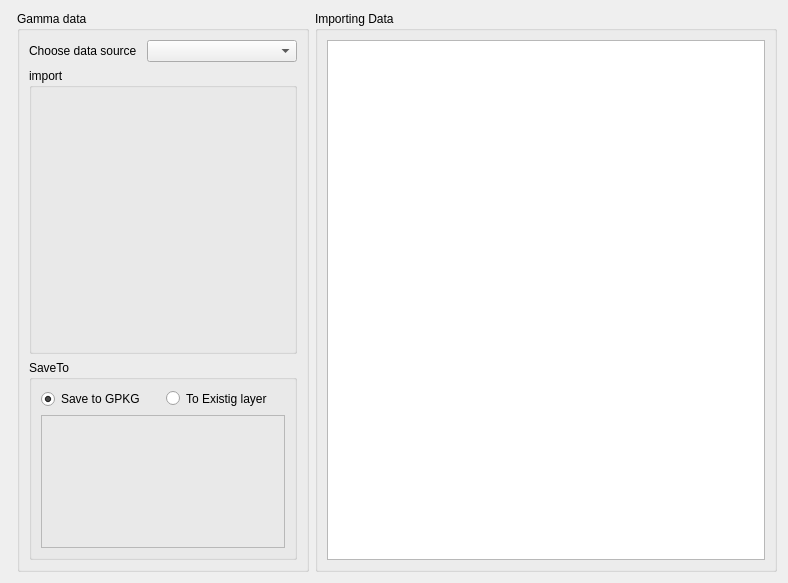
<?xml version="1.0" encoding="UTF-8"?>
<ui version="4.0">
 <class>CalculateVariationWiget</class>
 <widget class="QWidget" name="CalculateVariationWiget">
  <property name="geometry">
   <rect>
    <x>0</x>
    <y>0</y>
    <width>788</width>
    <height>583</height>
   </rect>
  </property>
  <property name="windowTitle">
   <string>Import gamma data</string>
  </property>
  <layout class="QHBoxLayout" name="horizontalLayout_3">
   <item>
    <widget class="Line" name="line">
     <property name="orientation">
      <enum>Qt::Horizontal</enum>
     </property>
    </widget>
   </item>
   <item>
    <layout class="QHBoxLayout" name="horizontalLayout">
     <item>
      <widget class="QGroupBox" name="groupBox_2">
       <property name="sizePolicy">
        <sizepolicy hsizetype="Maximum" vsizetype="Expanding">
         <horstretch>0</horstretch>
         <verstretch>0</verstretch>
        </sizepolicy>
       </property>
       <property name="maximumSize">
        <size>
         <width>400</width>
         <height>16777215</height>
        </size>
       </property>
       <property name="title">
        <string>Gamma data</string>
       </property>
       <layout class="QVBoxLayout" name="verticalLayout_2">
        <item>
         <layout class="QHBoxLayout" name="horizontalLayout_2">
          <property name="spacing">
           <number>10</number>
          </property>
          <property name="topMargin">
           <number>0</number>
          </property>
          <item>
           <widget class="QLabel" name="label">
            <property name="sizePolicy">
             <sizepolicy hsizetype="MinimumExpanding" vsizetype="Maximum">
              <horstretch>0</horstretch>
              <verstretch>0</verstretch>
             </sizepolicy>
            </property>
            <property name="maximumSize">
             <size>
              <width>200</width>
              <height>16777215</height>
             </size>
            </property>
            <property name="text">
             <string>Choose data source</string>
            </property>
           </widget>
          </item>
          <item>
           <widget class="QComboBox" name="VariationImportDataType_comboBox">
            <property name="sizePolicy">
             <sizepolicy hsizetype="MinimumExpanding" vsizetype="Fixed">
              <horstretch>0</horstretch>
              <verstretch>0</verstretch>
             </sizepolicy>
            </property>
            <property name="minimumSize">
             <size>
              <width>150</width>
              <height>0</height>
             </size>
            </property>
            <property name="maximumSize">
             <size>
              <width>150</width>
              <height>16777215</height>
             </size>
            </property>
           </widget>
          </item>
         </layout>
        </item>
        <item>
         <widget class="QGroupBox" name="groupBox_3">
          <property name="sizePolicy">
           <sizepolicy hsizetype="Expanding" vsizetype="Expanding">
            <horstretch>0</horstretch>
            <verstretch>0</verstretch>
           </sizepolicy>
          </property>
          <property name="title">
           <string>import</string>
          </property>
         </widget>
        </item>
        <item>
         <widget class="QGroupBox" name="groupBox_4">
          <property name="minimumSize">
           <size>
            <width>0</width>
            <height>200</height>
           </size>
          </property>
          <property name="maximumSize">
           <size>
            <width>16777215</width>
            <height>200</height>
           </size>
          </property>
          <property name="title">
           <string>SaveTo</string>
          </property>
          <layout class="QVBoxLayout" name="verticalLayout">
           <item>
            <layout class="QHBoxLayout" name="horizontalLayout_5">
             <property name="sizeConstraint">
              <enum>QLayout::SetFixedSize</enum>
             </property>
             <item>
              <widget class="QRadioButton" name="radioButton">
               <property name="maximumSize">
                <size>
                 <width>16777215</width>
                 <height>20</height>
                </size>
               </property>
               <property name="text">
                <string>Save to GPKG</string>
               </property>
               <property name="checked">
                <bool>true</bool>
               </property>
              </widget>
             </item>
             <item>
              <widget class="QRadioButton" name="radioButton_2">
               <property name="maximumSize">
                <size>
                 <width>16777215</width>
                 <height>15</height>
                </size>
               </property>
               <property name="text">
                <string>To Existig layer</string>
               </property>
               <property name="checked">
                <bool>false</bool>
               </property>
              </widget>
             </item>
            </layout>
           </item>
           <item>
            <widget class="QFrame" name="frame">
             <property name="sizePolicy">
              <sizepolicy hsizetype="Preferred" vsizetype="Expanding">
               <horstretch>0</horstretch>
               <verstretch>0</verstretch>
              </sizepolicy>
             </property>
             <property name="frameShape">
              <enum>QFrame::StyledPanel</enum>
             </property>
             <property name="frameShadow">
              <enum>QFrame::Raised</enum>
             </property>
            </widget>
           </item>
          </layout>
         </widget>
        </item>
       </layout>
      </widget>
     </item>
    </layout>
   </item>
   <item>
    <widget class="QGroupBox" name="groupBox">
     <property name="sizePolicy">
      <sizepolicy hsizetype="Expanding" vsizetype="Expanding">
       <horstretch>0</horstretch>
       <verstretch>0</verstretch>
      </sizepolicy>
     </property>
     <property name="minimumSize">
      <size>
       <width>200</width>
       <height>0</height>
      </size>
     </property>
     <property name="maximumSize">
      <size>
       <width>16777215</width>
       <height>16777215</height>
      </size>
     </property>
     <property name="title">
      <string>Importing Data</string>
     </property>
     <layout class="QHBoxLayout" name="horizontalLayout_4">
      <item>
       <widget class="QTableView" name="tableView"/>
      </item>
     </layout>
    </widget>
   </item>
  </layout>
 </widget>
 <resources/>
 <connections/>
</ui>
